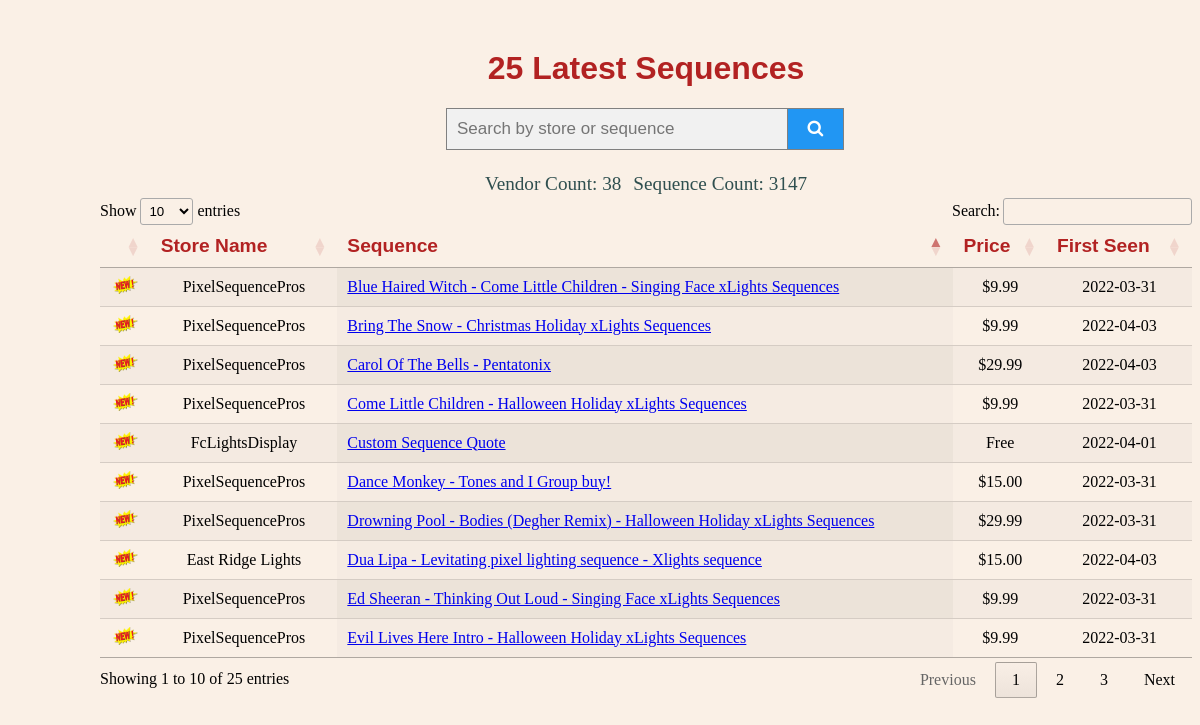
Before: / with the older database file.
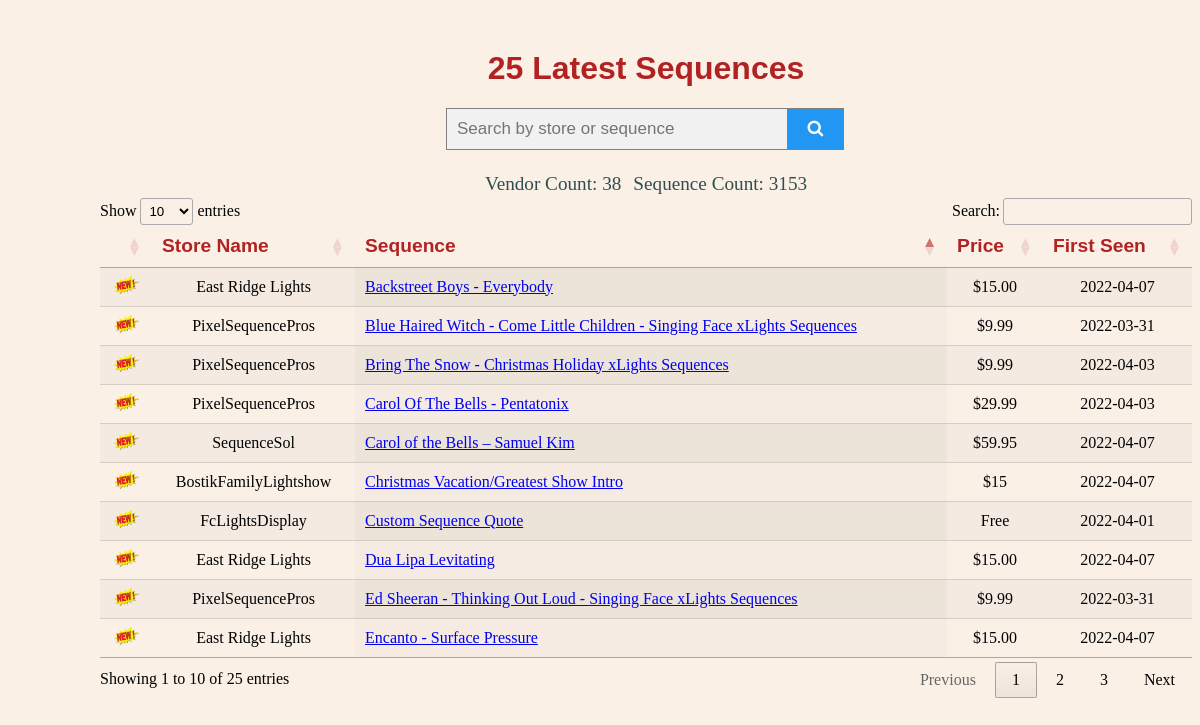
After: the same page with the newer database file.
### app/__init__.py (models this page shows, shortened)
class Sequence(db.Model):  # type: ignore
    id = db.Column(db.Integer, autoincrement=True, primary_key=True)
    name = db.Column(db.String, nullable=False, index=True)
    link = db.Column(db.String, nullable=False, unique=True)
    vendor_id = db.Column(db.Integer, db.ForeignKey("vendor.id"), nullable=False)
    price = db.Column(db.String, nullable=True)
    time_created = db.Column(DateTime(timezone=False), server_default=func.now())
    time_updated = db.Column(DateTime(timezone=False), onupdate=func.now())
    __table_args__ = (
        db.UniqueConstraint("vendor_id", "name", "link", name="sequence_seq_store_idx"),
    )

class Vendor(db.Model):  # type: ignore
    id = db.Column(db.Integer, autoincrement=True, primary_key=True)
    name = db.Column(db.String(120), unique=True, index=True, nullable=False)
    urls = db.relationship("BaseUrl", backref="vendor", lazy=True)
    sequences = db.relationship("Sequence", backref="vendor", lazy=True)
    time_created = db.Column(DateTime(timezone=False), server_default=func.now())
    time_updated = db.Column(DateTime(timezone=False), onupdate=func.now())

### app/__init__.py (the view)
@app.route("/")
def index():
    newest_25_sequences = Sequence.query.order_by(desc(Sequence.time_created)).limit(25)
    vendor_count = Vendor.query.count()
    sequence_count = Sequence.query.count()
    return render_template(
        "sequence.html",
        title="25 Latest Sequences",
        sequences=newest_25_sequences,
        vendor_count=vendor_count,
        sequence_count=sequence_count,
        today=datetime.now()
    )

### app/templates/sequence.html (shortened to what this page needs)
<!DOCTYPE html>
<html lang="en">
<head>
    <link rel="stylesheet" href="static/main.css">
    <link rel="stylesheet"
          href="https://cdnjs.cloudflare.com/ajax/libs/font-awesome/4.7.0/css/font-awesome.min.css">
    <link rel="stylesheet" type="text/css" href="https://cdn.datatables.net/1.11.5/css/jquery.dataTables.min.css">
</head>
<body>
<center><h1>{{title}}</h1></center>
    <form class="search" action="{{url_for('sequence')}}" method="post" style="margin:auto;max-width:400px">
        <input name="search_string" type="text" placeholder="Search by store or sequence" value="{{request.form.sequence}}">
        <button type="submit"><i class="fa fa-search"></i>
        </button>
    </form>
    <center><table><tr><td class="small">Vendor Count: {{ vendor_count }}</td>
        <td>&nbsp;</td>
        <td class="small">Sequence Count: {{ sequence_count }}</td></tr></table>
    </center>
    <div id="results">
        <table id="data" class="stripe row-border order-column" style="width:100%">
            <thead>
            <tr>
                <th></th>
                <th>Store Name</th>
                <th>Sequence</th>
                <th>Price</th>
                <th>First Seen</th>
            </tr>
            </thead>
        {% for sequence in sequences %}
            <tr>
            {% if (today - sequence.time_created).days < 30 %}
                <td style="text-align:center"><img src='/static/new.gif' width="25" height="18"></td>
            {% else %}
                <td>&nbsp;</td>
            {% endif %}
                <td style="text-align:center">{{ sequence.vendor.name }}</td>
                <td><a href="{{ sequence.link }}" target="_blank">{{ sequence.name }}</a></td>
                <td style="text-align:center">{{ sequence.price }}</td>
                <td style="text-align:center">{{ sequence.time_created.date() }}</td>
            </tr>
        {% endfor %}
        </table>
    </div>
</body>
</html>

### app/static/main.css (style rules this page uses)
body { background: Linen; margin-top: 50px; margin-left: 100px; }
th, td { white-space: nowrap; }
td.small { font-family: Georgia, serif; font-size: 1.2em; color: DarkSlateGray; }
h1 { font-family: Verdana, Geneva, sans-serif; font-size: 2.0em; color: FireBrick; }
th { font-family: Verdana, Geneva, sans-serif; font-size: 1.2em; color: FireBrick; }
form.search input[type=text] { padding: 10px; font-size: 17px; border: 1px solid grey; float: left; width: 80%; background: #f1f1f1; }
form.search button { float: left; width: 14%; padding: 10px; background: #2196F3; color: white; font-size: 17px; border: 1px solid grey; border-left: none; cursor: pointer; }
form.search::after { content: ""; clear: both; display: table; }

Changed rows visible on the page:
removed Sequence: vendor.name "East Ridge Lights", name "Dua Lipa - Levitating pixel lighting sequence - Xlights sequence", price "$15.00", time_created "2022-04-03"
removed Sequence: vendor.name "PixelSequencePros", name "Drowning Pool - Bodies (Degher Remix) - Halloween Holiday xLights Sequences", price "$29.99", time_created "2022-03-31"
removed Sequence: vendor.name "PixelSequencePros", name "Evil Lives Here Intro - Halloween Holiday xLights Sequences", price "$9.99", time_created "2022-03-31"
removed Sequence: vendor.name "PixelSequencePros", name "Come Little Children - Halloween Holiday xLights Sequences", price "$9.99", time_created "2022-03-31"
removed Sequence: vendor.name "PixelSequencePros", name "Dance Monkey - Tones and I Group buy!", price "$15.00", time_created "2022-03-31"
added Sequence: vendor.name "East Ridge Lights", name "Encanto - Surface Pressure", price "$15.00", time_created "2022-04-07"
added Sequence: vendor.name "East Ridge Lights", name "Dua Lipa Levitating", price "$15.00", time_created "2022-04-07"
added Sequence: vendor.name "East Ridge Lights", name "Backstreet Boys - Everybody", price "$15.00", time_created "2022-04-07"
added Sequence: vendor.name "SequenceSol", name "Carol of the Bells – Samuel Kim", price "$59.95", time_created "2022-04-07"
added Sequence: vendor.name "BostikFamilyLightshow", name "Christmas Vacation/Greatest Show Intro", price "$15", time_created "2022-04-07"
Other visible differences:
{{ sequence_count }}: "3147" → "3153"
